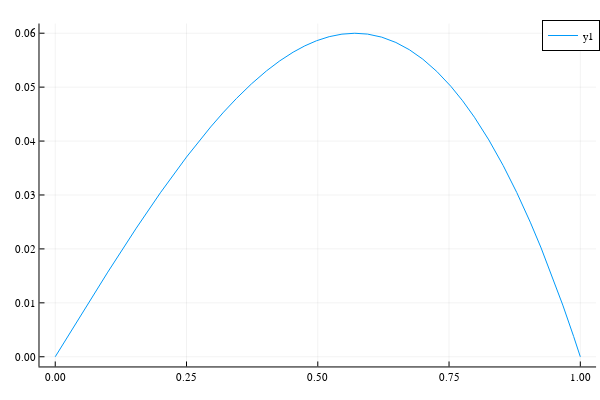

The code cell stored with this chart in its notebook:
### Code cell
plot(u,0,1)

### Figure 1 — Plotly figure (JSON) as saved in the notebook; plotly's stock layout.template omitted (floating-point values rounded to 4 significant figures)
{"data": [{"colorbar": {"title": ""}, "legendgroup": "y1", "line": {"color": "rgba(0, 154, 250, 1.000)", "dash": "solid", "shape": "linear", "width": 1}, "mode": "lines", "name": "y1", "showlegend": true, "type": "scatter", "x": [0, 0.009766, 0.1001, 0.1543, 0.2002, 0.2501, 0.296, 0.3206, 0.3453, 0.3738, 0.4023, 0.4277, 0.4531, 0.4753, 0.4975, 0.5218, 0.546, 0.5704, 0.5948, 0.6218, 0.6487, 0.6744, 0.7001, 0.7267, 0.7534, 0.7759, 0.7983, 0.8257, 0.8532, 0.8789, 0.9047, 0.9254, 0.946, 0.9666, 0.9873, 0.9905, 0.9936, 0.9968, 1], "xaxis": "x", "y": [0, 0.001548, 0.0157, 0.02385, 0.0304, 0.03704, 0.04262, 0.04536, 0.04792, 0.05061, 0.05301, 0.05488, 0.05648, 0.05765, 0.0586, 0.05936, 0.05983, 0.05999, 0.05984, 0.05927, 0.05829, 0.05694, 0.05518, 0.05291, 0.05016, 0.04747, 0.04442, 0.04021, 0.03545, 0.03046, 0.02496, 0.02018, 0.01505, 0.009581, 0.00376, 0.002833, 0.001897, 0.0009527, 0], "yaxis": "y", "zmax": null, "zmin": null}], "layout": {"annotations": [], "height": 400, "legend": {"bgcolor": "rgba(255, 255, 255, 1.000)", "bordercolor": "rgba(0, 0, 0, 1.000)", "borderwidth": 1, "font": {"color": "rgba(0, 0, 0, 1.000)", "family": "sans-serif", "size": 11}, "title": {"font": {"color": "rgba(0, 0, 0, 1.000)", "family": "sans-serif", "size": 15}, "text": ""}, "tracegroupgap": 0, "traceorder": "normal", "x": 1, "xanchor": "auto", "y": 1, "yanchor": "auto"}, "margin": {"b": 20, "l": 0, "r": 0, "t": 20}, "paper_bgcolor": "rgba(255, 255, 255, 1.000)", "plot_bgcolor": "rgba(255, 255, 255, 1.000)", "showlegend": true, "width": 600, "xaxis": {"anchor": "y", "domain": [0.06582, 0.9934], "gridcolor": "rgba(0, 0, 0, 0.100)", "gridwidth": 0.5, "linecolor": "rgba(0, 0, 0, 1.000)", "mirror": false, "range": [-0.03, 1.03], "showgrid": true, "showline": true, "showticklabels": true, "tickangle": 0, "tickcolor": "rgb(0, 0, 0)", "tickfont": {"color": "rgba(0, 0, 0, 1.000)", "family": "sans-serif", "size": 11}, "tickmode": "array", "ticks": "inside", "ticktext": ["0.00", "0.25", "0.50", "0.75", "1.00"], "tickvals": [0, 0.25, 0.5, 0.75, 1], "title": "", "titlefont": {"color": "rgba(0, 0, 0, 1.000)", "family": "sans-serif", "size": 15}, "type": "-", "visible": true, "zeroline": false, "zerolinecolor": "rgba(0, 0, 0, 1.000)"}, "yaxis": {"anchor": "x", "domain": [0.03762, 0.9902], "gridcolor": "rgba(0, 0, 0, 0.100)", "gridwidth": 0.5, "linecolor": "rgba(0, 0, 0, 1.000)", "mirror": false, "range": [-0.0018, 0.06179], "showgrid": true, "showline": true, "showticklabels": true, "tickangle": 0, "tickcolor": "rgb(0, 0, 0)", "tickfont": {"color": "rgba(0, 0, 0, 1.000)", "family": "sans-serif", "size": 11}, "tickmode": "array", "ticks": "inside", "ticktext": ["0.00", "0.01", "0.02", "0.03", "0.04", "0.05", "0.06"], "tickvals": [0, 0.01, 0.02, 0.03, 0.04, 0.05, 0.06], "title": "", "titlefont": {"color": "rgba(0, 0, 0, 1.000)", "family": "sans-serif", "size": 15}, "type": "-", "visible": true, "zeroline": false, "zerolinecolor": "rgba(0, 0, 0, 1.000)"}}}
